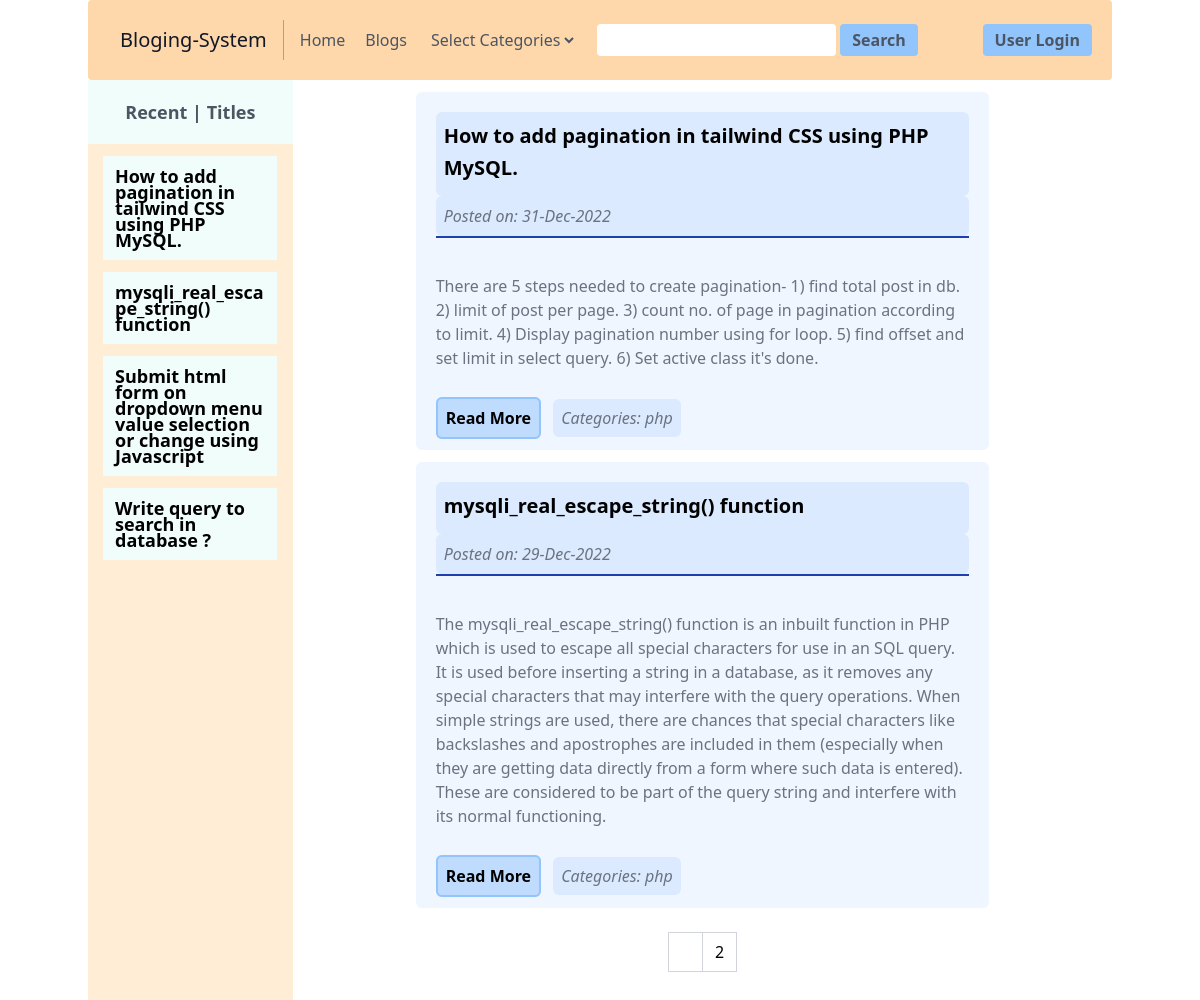
The page / on the database its author committed.
### tables this page shows
CREATE TABLE `blog` (
  `blogId` int(11) NOT NULL,
  `blogTitle` text NOT NULL,
  `blogDesc` text NOT NULL,
  `blogContent` longtext NOT NULL,
  `blogCategories` text NOT NULL,
  `postDate` timestamp NOT NULL DEFAULT current_timestamp()
);

### index.php (the view, shortened to what this page needs)
<?php include "config.php";?>
<?php include "head/head.php";?>
</head>
<body>
<?php include "header.php";?>
<?php
if(!isset($_GET['page'])){
    $page = 1;
}else{
    $page= $_GET['page'];
}
$limit = 2;
$offset = ($page - 1)*$limit;
?>
<div class="container flex mx-auto">
    <div class="w-[20%] min-h-screen bg-orange-100">
        <h2 data-aos="flip-down" class="text-lg text-2xl bg-teal-50 text-gray-600 text-center font-bold leading-[4rem]">Recent | Titles</h2>
        <?php
            $sql = "SELECT * FROM blog ORDER BY postDate DESC";
            $query = mysqli_query($conn , $sql);
            $rows = mysqli_num_rows($query);
            if($rows)
            {
                while($rows = mysqli_fetch_assoc($query))
                { ?>
                    <ul class="w-[85%] mx-auto bg-teal-50 p-3 my-3">
                        <li data-aos="flip-right" class="text-lg break-words font-bold leading-4 "><?= $rows['blogTitle']; ?></li>
                    </ul>
                <?php
                }
            }
        ?>
    </div>
    <div class="w-[80%]">
    <?php
        if(isset($_POST['cat'])){
            $sql = "SELECT * FROM blog WHERE blogCategories='{$_POST['cat']}'";
            $query = mysqli_query($conn , $sql);
            $rows = mysqli_num_rows($query);
            $count = 1;
            if($rows)
            {
                while($rows = mysqli_fetch_assoc($query))
                { ?>
                    <div data-aos="<?php if($count%2 == 0){echo'fade-left';}else{ echo 'fade-right';} $count++; ?>" class="w-[70%] mx-auto p-5 bg-blue-50 rounded-md my-3">
                        <h3 class="text-xl bg-blue-100 p-2 rounded-md font-bold leading-8 pb-3"><?php echo $rows['blogTitle']; ?></h3>
                        <span class="block bg-blue-100 p-2 rounded-md italic text-gray-500">Posted on: <?php echo date('d-M-Y', strtotime($rows['postDate'])); ?></span>
                        <p class="text-gray-500 py-9 border-t-2 border-blue-800"><?php echo $rows['blogDesc']; ?></p>
                        <a href="blog.php?blogId=<?php echo $rows['blogId']; ?>" class="bg-blue-200 p-2 border-2 border-blue-300 rounded-md font-bold hover:bg-blue-300">Read More</a>
                        <span class="mx-2 bg-blue-100 p-2 rounded-md italic text-gray-500">Categories: <?php echo $rows['blogCategories']; ?></span>
                    </div>
                <?php
                }
            }
        }else{
            $sql = "SELECT * FROM blog ORDER BY postDate DESC LIMIT $offset,$limit";
            $query = mysqli_query($conn , $sql);
            $rows = mysqli_num_rows($query);
            $count = 1;
            if($rows)
            {
                while($rows = mysqli_fetch_assoc($query))
                { ?>
                    <div data-aos="<?php if($count%2 == 0){echo'fade-left';}else{echo 'fade-right';} $count++; ?>" class="w-[70%] mx-auto p-5 bg-blue-50 rounded-md my-3">
                        <h3 class="text-xl bg-blue-100 p-2 rounded-md font-bold leading-8 pb-3"><?php echo $rows['blogTitle']; ?></h3>
                        <span class="block bg-blue-100 p-2 rounded-md italic text-gray-500">Posted on: <?php echo date('d-M-Y', strtotime($rows['postDate'])); ?></span>
                        <p class="text-gray-500 py-9 border-t-2 border-blue-800"><?php echo $rows['blogDesc']; ?></p>
                        <a href="blog.php?blogId=<?php echo $rows['blogId']; ?>" class="bg-blue-200 p-2 border-2 border-blue-300 rounded-md font-bold hover:bg-blue-300">Read More</a>
                        <span class="mx-2 bg-blue-100 p-2 rounded-md italic text-gray-500">Categories: <?php echo $rows['blogCategories']; ?></span>
                    </div>
                <?php
                }
            }
        }
    ?>
<?php
    $pagination = "SELECT * FROM blog";
    $run = mysqli_query($conn , $pagination);
    $tota_post = mysqli_num_rows($run);
    $pages = ceil($tota_post / $limit);
    ?>
    <nav aria-label="Page navigation example ">
        <ul class="flex -space-x-px py-5 justify-center">
        <?php for ($i=1; $i <= $pages; $i++) {?>
            <li>
                <a href="index.php?page=<?=$i?>" class="visited:<?=($i == $page) ? $active="bg-blue-700 text-white": "";?> px-3 py-2 leading-tight bg-white border border-gray-300 hover:bg-blue-100 hover:text-gray-700 dark:bg-gray-800 dark:border-gray-700 dark:text-gray-400 dark:hover:bg-gray-700 dark:hover:text-white"><?= $i?></a>
            </li>
        <?php } ?>
        </ul>
    </nav>
    </div>
</div>
</body>
</html>

### head/head.php (shortened to what this page needs)
<!DOCTYPE html>
<html lang="en" dir="ltr">
<head>
    <link rel="stylesheet" href="https://unpkg.com/aos@next/dist/aos.css" />
    <script src="https://cdn.tailwindcss.com"></script>

### header.php (shortened to what this page needs)
<header class="container mx-auto text-gray-600 rounded bg-orange-200">
  <div class="flex flex-wrap p-5 flex-col md:flex-row items-center">
    <a class="flex title-font font-medium items-center text-gray-900 mb-4 md:mb-0">
      <span data-aos="flip-up" class="ml-3 text-xl">Bloging-System</span>
    </a>
    <nav class="md:mr-auto md:ml-4 md:py-1 md:pl-4 md:border-l md:border-gray-400 flex flex-wrap items-center text-base justify-center">
      <a href="index.php" class="mr-5 active:text-gray-900">Home</a>
      <form method="post" action="#">
        <button type="submit" name="allBlog" class="mr-5 active:text-gray-900">Blogs</button>
      </form>
      <div class="flex mr-5">
        <form method="post" action="#">
        <select onchange="this.form.submit()" name="cat" class="bg-orange-200">
          <option>Select Categories</option>
          </select>
          </form>
      </div>
      <form method="get" action="index.php">
        <input type="search" name="keyword" class="p-1 rounded"/>
        <input type="submit" name="Search" value="Search" class='inline-flex items-center bg-blue-300 border-1 border-cyan-400 py-1 px-3 focus:outline-none hover:bg-teal-400 rounded font-bold text-base mt-4 md:mt-0' />
      </form>
    </nav>
    <?php if(!(isset($_SESSION['admin']))){ ?>
        <a href="#" class='inline-flex items-center bg-blue-300 border-1 border-cyan-400 py-1 px-3 focus:outline-none hover:bg-teal-400 rounded font-bold text-base mt-4 md:mt-0'>User Login</a>
    <?php } ?>
  </div>
</header>

### rows shown on the page
blog: blogTitle "How to add pagination in tailwind CSS using PHP MySQL.", postDate "31-Dec-2022", blogDesc "There are 5 steps needed to create pagination- 1) find total post in db. 2) limit of post per page. 3) count no. of page in pagination according to limit. 4) Display pagination number using for loop. 5) find offset and set limit in select query. 6) Set active class it's done.", blogCategories "php"
blog: blogTitle "mysqli_real_escape_string() function", postDate "29-Dec-2022", blogDesc "The mysqli_real_escape_string() function is an inbuilt function in PHP which is used to escape all special characters for use in an SQL query. It is used before inserting a string in a database, as it removes any special characters that may interfere with the query operations. When simple strings are used, there are chances that special characters like backslashes and apostrophes are included in them (especially when they are getting data directly from a form where such data is entered). These are considered to be part of the query string and interfere with its normal functioning.", blogCategories "php"
blog: blogTitle "Submit html form on dropdown menu value selection or change using Javascript"
blog: blogTitle "Write query to search in database ?"
